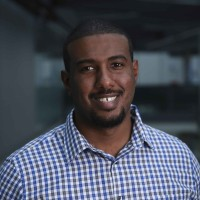
#> input picture images/hassan-sirelkhatim.jpeg, 200 x 200 px
$ python generate_linkedin_images_square.py
#> lines starting #> are read from the running program, lines starting #| are printed output that depends on the picture; after the words box and inside, x2 and y2 are one past the last pixel; in counts of white or black regions, pixels touching at a corner belong together
#> in generate_speaker_image, `img = Image.new('RGB', (IMAGE_SIZE, IMAGE_SIZE), COLOR_BG)`: img: PIL image 1080x1080 RGB; every value is 255
#!/usr/bin/env python3
"""
Generate square (1:1) LinkedIn share images for Deep Matters: Foundations conference speakers.
Each image includes: speaker photo, conference logo, affiliation logo, name, and event details.
Optimized for Instagram and LinkedIn square format (1080x1080).
"""

from PIL import Image, ImageDraw, ImageFont, ImageOps
import os
from pathlib import Path

# Configuration
CONFERENCE_NAME = "Deep Matters: Foundations"
CONFERENCE_DATE = "May 16, 2025"
CONFERENCE_LOCATION = "Imperial College London"
OUTPUT_DIR = "linkedin_images"
IMAGE_SIZE = 1080  # Square format

# Speaker data (extracted from speakers-config.js)
SPEAKERS = {
    "hassan-sirelkhatim": {
        "name": "Hassan Sirelkhatim",
        "affiliation": "NVIDIA",
        "image": "images/hassan-sirelkhatim.jpeg",
        "logo": None  # Add nvidia-logo.png if available
    },
    "peter-coveney": {
        "name": "Prof. Peter Coveney",
        "affiliation": "UCL",
        "image": "images/peter-coveney.jpg",
        "logo": None  # Add ucl-logo.png if available
    },
    "james-gin": {
        "name": "James Gin-Pollock",
        "affiliation": "Orbital Materials",
        "image": "images/james-gin.jpg",
        "logo": None  # Add orbital-logo.png if available
    },
    "kevin-jablonka": {
        "name": "Dr. Kevin Maik Jablonka",
        "affiliation": "University of Jena",
        "image": "images/kevin-jablonka.jpg",
        "logo": None  # Add jena-logo.png if available
    },
    "steven-kench": {
        "name": "Dr. Steven Kench",
        "affiliation": "Polaron",
        "image": "images/steven-kench.jpg",
        "logo": "images/polaron-logo.png"
    },
    "sina-samangooei": {
        "name": "Dr. Sina Samangooei",
        "affiliation": "CuspAI",
        "image": "images/sina-samangooei.jpg",
        "logo": None  # Add cuspai-logo.png if available
    },
    "lei-ge": {
        "name": "Lei Ge",
        "affiliation": "Imperial College London",
        "image": "images/lei-ge.JPG",
        "logo": "images/imperial-logo.png"
    }
}

# Colors (matching website theme)
COLOR_BG = "#ffffff"
COLOR_DARK = "#1f1f1f"
COLOR_ACCENT = "#fab22b"
COLOR_TEXT_PRIMARY = "#1f2937"
COLOR_TEXT_SECONDARY = "#6b7280"


def get_font(size, bold=False):
    """Get a font with fallback options."""
#> called with size = 28, bold = True
    font_paths = [
        "/System/Library/Fonts/Supplemental/Arial.ttf",
        "/System/Library/Fonts/Helvetica.ttc",
        "/Library/Fonts/Arial.ttf",
        "/usr/share/fonts/truetype/dejavu/DejaVuSans.ttf",
    ]
    bold_paths = [
        "/System/Library/Fonts/Supplemental/Arial Bold.ttf",
        "/System/Library/Fonts/Helvetica.ttc",
        "/Library/Fonts/Arial Bold.ttf",
        "/usr/share/fonts/truetype/dejavu/DejaVuSans-Bold.ttf",
    ]

    paths = bold_paths if bold else font_paths
#> paths = 4 items
    for path in paths:
        if os.path.exists(path):
            try:
                return ImageFont.truetype(path, size)
            except:
                continue
#> this loop made 4 passes
#> path on passes 2 to 3: '/System/Library/Fonts/Helvetica.ttc', '/Library/Fonts/Arial Bold.ttf'
    return ImageFont.load_default()


def create_rounded_square_thumbnail(image_path, size=350, radius=25):
    """Create a rounded square thumbnail from an image."""
#> called with image_path = 'images/hassan-sirelkhatim.jpeg', size = 350, radius = 25
    img = Image.open(image_path).convert("RGB")
#> img is the input picture: PIL image 200x200 RGB; mean R, G, B 74.2, 77.8, 89.9

    # Crop to square from center
    width, height = img.size
#> width = 200; height = 200
    min_dim = min(width, height)
#> min_dim = 200
    left = (width - min_dim) // 2
#> left = 0
    top = (height - min_dim) // 2
#> top = 0
    right = left + min_dim
#> right = 200
    bottom = top + min_dim
#> bottom = 200
    img = img.crop((left, top, right, bottom))

    # Resize
    img = img.resize((size, size), Image.LANCZOS)
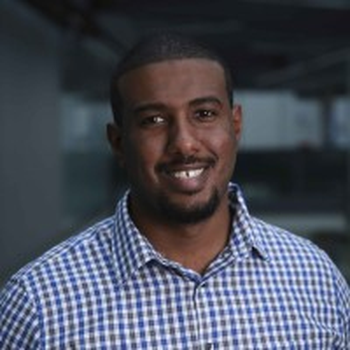
#> img: PIL image 350x350 RGB; mean R, G, B 74.2, 77.8, 89.9

    # Create rounded rectangle mask
    mask = Image.new('L', (size, size), 0)
#> mask: PIL image 350x350 L; every value is 0
    draw = ImageDraw.Draw(mask)
    draw.rounded_rectangle((0, 0, size, size), radius=radius, fill=255)

    # Apply mask
    output = Image.new('RGBA', (size, size), (0, 0, 0, 0))
#> output: PIL image 350x350 RGBA; every value is 0
    output.paste(img, (0, 0))
    output.putalpha(mask)
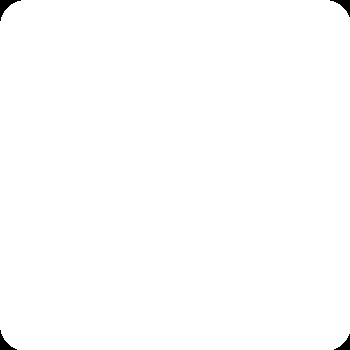
#> mask: PIL image 350x350 L; 99.6% white; 4 black regions, box (x1, y1, x2, y2) and area: (0, 0, 21, 21) 144, (330, 0, 350, 17) 123, (0, 330, 17, 350) 123, (334, 334, 350, 350) 103

    return output


def add_border_to_square(img, border_width=6, border_color="#fab22b", radius=30):
    """Add a border around a rounded square image."""
#> called with border_width = 6, border_color = '#fab22b', radius = 30
    size = img.size[0]
#> size = 350
    new_size = size + border_width * 2
#> new_size = 362

    # Create new image with border
    bordered = Image.new('RGBA', (new_size, new_size), (0, 0, 0, 0))
#> bordered: PIL image 362x362 RGBA; every value is 0
    draw = ImageDraw.Draw(bordered)

    # Draw border rounded rectangle
    draw.rounded_rectangle((0, 0, new_size, new_size), radius=radius, fill=border_color)

    # Paste original image in center
    bordered.paste(img, (border_width, border_width), img)
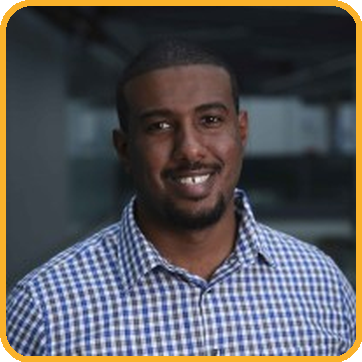
#> bordered: PIL image 362x362 RGBA; mean R, G, B, A 85, 83.7, 86.5, 253.6; transparent parts drawn white

    return bordered


def generate_speaker_image(speaker_id, speaker_data, conference_logo_path="images/logo.png"):
    """Generate a square LinkedIn share image for a speaker."""

    # Create canvas with dark top section and light bottom section
    img = Image.new('RGB', (IMAGE_SIZE, IMAGE_SIZE), COLOR_BG)
    draw = ImageDraw.Draw(img)

    # Dark top section (about 22% of image)
    dark_section_height = 240
    draw.rectangle([(0, 0), (IMAGE_SIZE, dark_section_height)], fill=COLOR_DARK)

    # Load and add conference logo (top left)
    logo_y = 35
    try:
        logo = Image.open(conference_logo_path)
        logo_height = 70
        logo_width = int(logo.width * (logo_height / logo.height))
        logo = logo.resize((logo_width, logo_height), Image.LANCZOS)

        # Add logo
        img.paste(logo, (50, logo_y), logo if logo.mode == 'RGBA' else None)
    except Exception as e:
        print(f"Could not load conference logo: {e}")

    # Conference details in top section
    font_conference = get_font(28, bold=True)
    font_date = get_font(17)

    conf_y = logo_y + 10

    # Conference name (in white on dark background)
    draw.text((50, conf_y + 90), CONFERENCE_NAME,
              fill="#ffffff", font=font_conference)

    # Date and location
    date_text = f"{CONFERENCE_DATE} • {CONFERENCE_LOCATION}"
    draw.text((50, conf_y + 125), date_text,
              fill="#a0a0a0", font=font_date)

    # Add speaker photo (centered, overlapping the dark/light sections)
    photo_size = 350
    try:
        speaker_photo = create_rounded_square_thumbnail(speaker_data["image"], size=photo_size)
        speaker_photo = add_border_to_square(speaker_photo, border_width=6, border_color=COLOR_ACCENT)

        photo_x = (IMAGE_SIZE - speaker_photo.width) // 2
#> photo_x = 359
        photo_y = dark_section_height - 50  # Overlap into light section
        img.paste(speaker_photo, (photo_x, photo_y), speaker_photo)
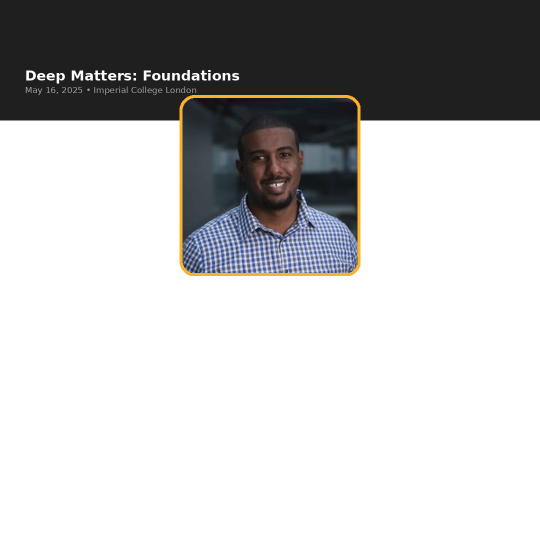
#> img: PIL image 1080x1080 RGB (shown at 1/2 size); mean R, G, B 190.4, 190.2, 190.5
    except Exception as e:
        print(f"Could not load speaker photo for {speaker_id}: {e}")

    # Bottom section content
    font_name = get_font(44, bold=True)
    font_affiliation = get_font(26)

    # Calculate text positions (below the photo)
    text_start_y = photo_y + speaker_photo.height + 40
#> text_start_y = 592

    # Speaker name (centered)
    name_bbox = draw.textbbox((0, 0), speaker_data["name"], font=font_name)
#> name_bbox = (0, 8, 481, 41)
    name_width = name_bbox[2] - name_bbox[0]
#> name_width = 481
    name_x = (IMAGE_SIZE - name_width) // 2
#> name_x = 299

    draw.text((name_x, text_start_y), speaker_data["name"],
              fill=COLOR_TEXT_PRIMARY, font=font_name)

    # Affiliation (centered)
    affil_bbox = draw.textbbox((0, 0), speaker_data["affiliation"], font=font_affiliation)
#> affil_bbox = (0, 6, 91, 25)
    affil_width = affil_bbox[2] - affil_bbox[0]
#> affil_width = 91
    affil_x = (IMAGE_SIZE - affil_width) // 2
#> affil_x = 494

    draw.text((affil_x, text_start_y + 55), speaker_data["affiliation"],
              fill=COLOR_TEXT_SECONDARY, font=font_affiliation)

    # Add affiliation logo if available (centered below text)
    if speaker_data.get("logo") and os.path.exists(speaker_data["logo"]):
        try:
            affiliation_logo = Image.open(speaker_data["logo"])
            logo_height = 55
            logo_width = int(affiliation_logo.width * (logo_height / affiliation_logo.height))
            # Cap width at 220px
            if logo_width > 220:
                logo_width = 220
                logo_height = int(affiliation_logo.height * (logo_width / affiliation_logo.width))

            affiliation_logo = affiliation_logo.resize((logo_width, logo_height), Image.LANCZOS)

            logo_x = (IMAGE_SIZE - logo_width) // 2
            logo_y = text_start_y + 110

            img.paste(affiliation_logo, (logo_x, logo_y),
                     affiliation_logo if affiliation_logo.mode == 'RGBA' else None)
        except Exception as e:
            print(f"Could not load affiliation logo for {speaker_id}: {e}")

    # Add a subtle accent line at the bottom
    accent_line_y = IMAGE_SIZE - 15
    line_width = 250
    line_x = (IMAGE_SIZE - line_width) // 2
    draw.rectangle([(line_x, accent_line_y), (line_x + line_width, accent_line_y + 4)],
                   fill=COLOR_ACCENT)

    return img


def main():
    """Generate LinkedIn images for all speakers."""

    # Create output directory
    output_path = Path(OUTPUT_DIR)
    output_path.mkdir(exist_ok=True)

    print(f"Generating square (1080x1080) LinkedIn share images for {len(SPEAKERS)} speakers...")
    print(f"Output directory: {output_path.absolute()}")

    for speaker_id, speaker_data in SPEAKERS.items():
        try:
            img = generate_speaker_image(speaker_id, speaker_data)
            output_file = output_path / f"{speaker_id}-linkedin-square.png"
            img.save(output_file, "PNG", quality=95, optimize=True)
            print(f"✓ Generated: {output_file}")
        except Exception as e:
            print(f"✗ Error generating image for {speaker_id}: {e}")
#> pass 2 of the loop in main, `for speaker_id, speaker_data in SPEAKERS.items():`:
#> the loop in get_font (call 2), `for path in paths:` made 4 passes
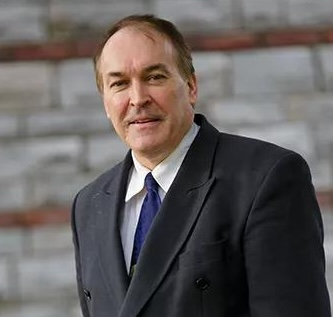
#> input picture images/peter-coveney.jpg, 333 x 317 px
#> in create_rounded_square_thumbnail, img is the input picture: PIL image 333x317 RGB; mean R, G, B 100.3, 94.9, 93.9
#> in add_border_to_square (call 2), `bordered.paste(img, (border_width, border_width), img)`:
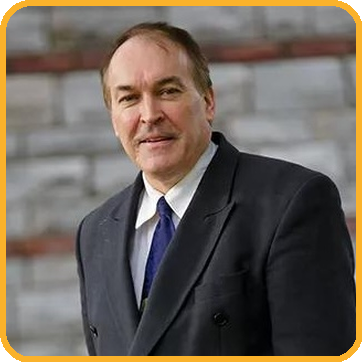
#> bordered: PIL image 362x362 RGBA; mean R, G, B, A 107.8, 98, 88.6, 253.6; transparent parts drawn white
#> in generate_speaker_image (call 2), `img.paste(speaker_photo, (photo_x, photo_y), speaker_photo)`:
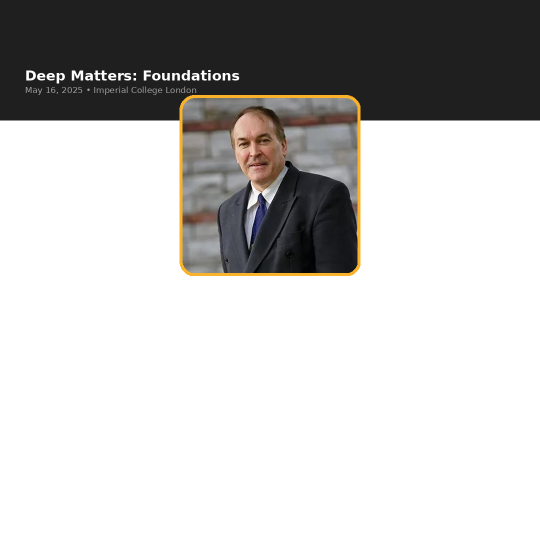
#> img: PIL image 1080x1080 RGB (shown at 1/2 size); mean R, G, B 192.9, 191.8, 190.8
#> name_bbox = (0, 8, 494, 51)
#> name_width = 494
#> name_x = 293
#> affil_bbox = (0, 6, 52, 25)
#> affil_width = 52
#> affil_x = 514
#> pass 3 of the loop in main, `for speaker_id, speaker_data in SPEAKERS.items():`:
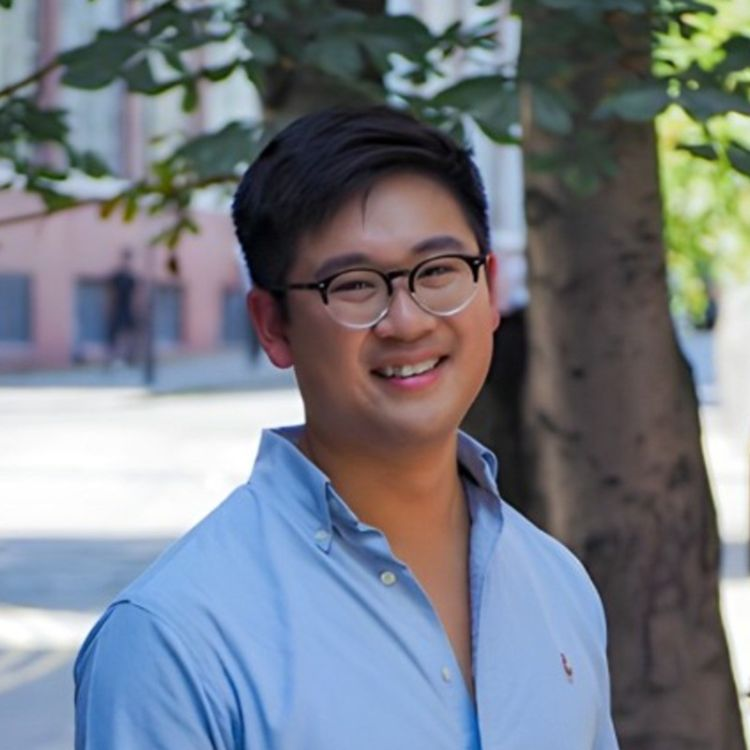
#> input picture images/james-gin.jpg, 750 x 750 px
#> in create_rounded_square_thumbnail, img is the input picture: PIL image 750x750 RGB; mean R, G, B 117.6, 123.9, 133.1
#> in add_border_to_square (call 3), `bordered.paste(img, (border_width, border_width), img)`:
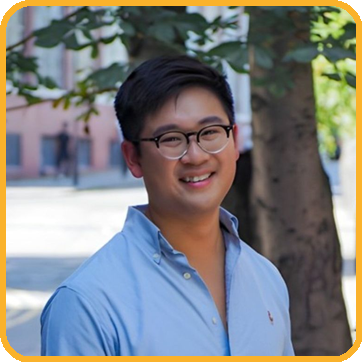
#> bordered: PIL image 362x362 RGBA; mean R, G, B, A 125.3, 126.5, 126.6, 253.6; transparent parts drawn white
#> in generate_speaker_image (call 3), `img.paste(speaker_photo, (photo_x, photo_y), speaker_photo)`:
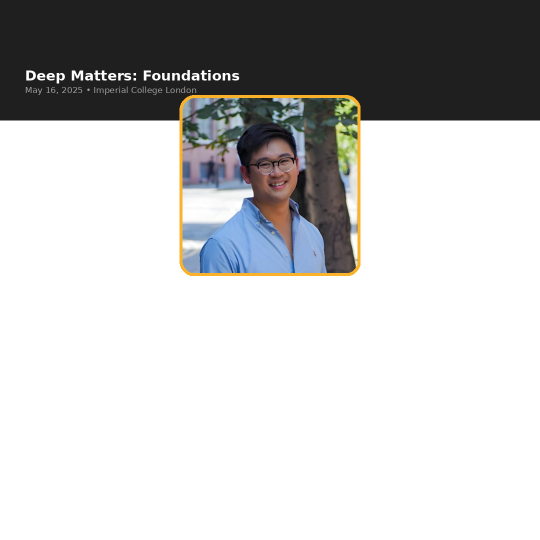
#> img: PIL image 1080x1080 RGB (shown at 1/2 size); mean R, G, B 194.9, 195, 195
#> name_bbox = (-3, 8, 444, 50)
#> name_width = 447
#> name_x = 316
#> affil_bbox = (0, 5, 216, 25)
#> affil_width = 216
#> affil_x = 432
#> the loop made 7 passes; the first 3 are shown

    print(f"\nDone! Generated {len(SPEAKERS)} square images in {OUTPUT_DIR}/")


if __name__ == "__main__":
    main()
